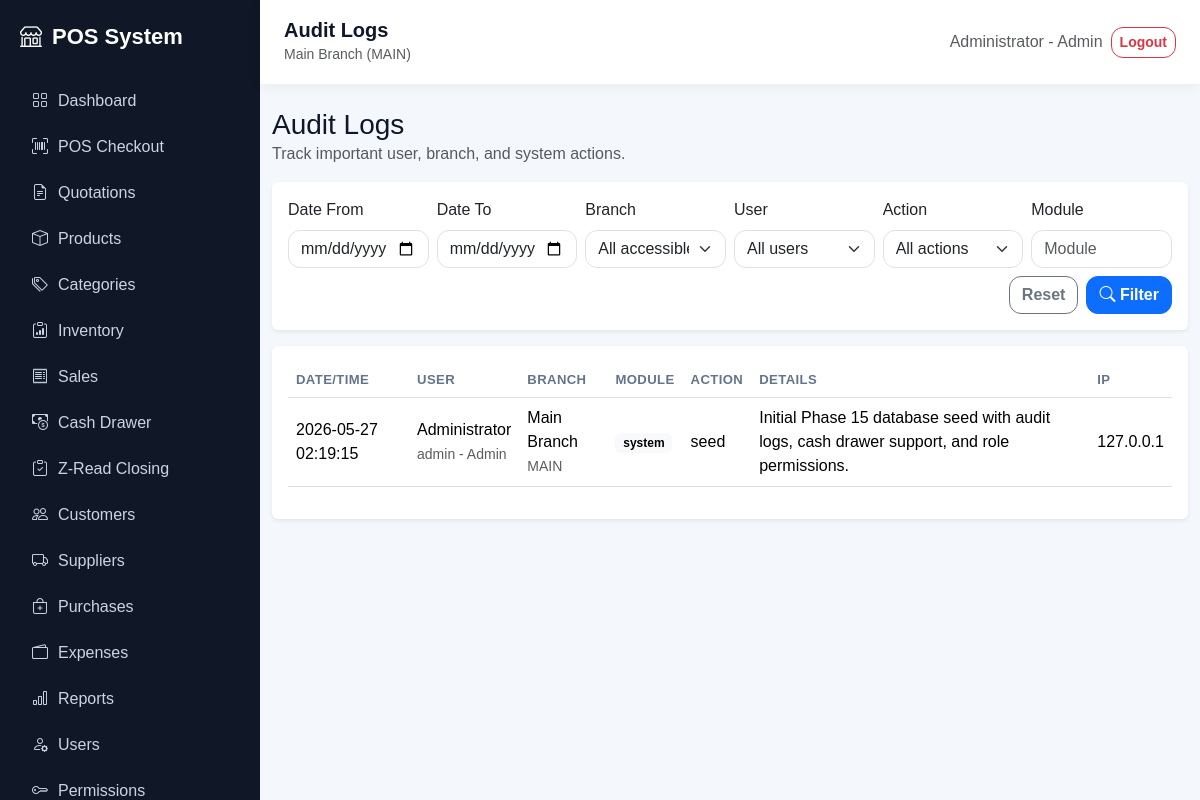
The page /audit/index.php (signed in) on the database its author committed.
### tables this page shows
CREATE TABLE audit_logs (
  id INT AUTO_INCREMENT PRIMARY KEY,
  branch_id INT NULL,
  user_id INT NULL,
  action VARCHAR(120) NOT NULL,
  module VARCHAR(80) NOT NULL,
  details TEXT NULL,
  ip_address VARCHAR(80) NULL,
  created_at TIMESTAMP DEFAULT CURRENT_TIMESTAMP,
  FOREIGN KEY (branch_id) REFERENCES branches(id) ON DELETE SET NULL,
  FOREIGN KEY (user_id) REFERENCES users(id) ON DELETE SET NULL
);

CREATE TABLE users (
  id INT AUTO_INCREMENT PRIMARY KEY,
  branch_id INT NULL,
  name VARCHAR(120) NOT NULL,
  username VARCHAR(80) NOT NULL UNIQUE,
  password VARCHAR(255) NOT NULL,
  role ENUM('Admin','Area Manager','Manager','Cashier') NOT NULL DEFAULT 'Cashier',
  is_active TINYINT(1) DEFAULT 1,
  created_at TIMESTAMP DEFAULT CURRENT_TIMESTAMP,
  FOREIGN KEY (branch_id) REFERENCES branches(id) ON DELETE SET NULL
);

CREATE TABLE branches (
  id INT AUTO_INCREMENT PRIMARY KEY,
  name VARCHAR(120) NOT NULL,
  code VARCHAR(50) NOT NULL UNIQUE,
  address VARCHAR(255),
  created_at TIMESTAMP DEFAULT CURRENT_TIMESTAMP
);

### config/app.php (called while the page is built, shortened)
<?php
function app_url(string $path = ''): string
{
    return BASE_URL . ltrim($path, '/');
}

### auth/session.php (called while the page is built, shortened)
<?php
require_once __DIR__ . '/../config/app.php';
function valid_user_roles(): array
{
    return ['Admin', 'Area Manager', 'Manager', 'Cashier'];
}
function fetch_all_branches(PDO $pdo): array
{
    $stmt = $pdo->query('SELECT id, name, code FROM branches ORDER BY name, id');
    return $stmt->fetchAll() ?: [];
}
function user_accessible_branches(PDO $pdo, int $userId, string $role, ?int $userBranchId): array
{
    if ($role === 'Admin') {
        return fetch_all_branches($pdo);
    }
    return [];
}
function session_accessible_branches(PDO $pdo): array
{
    $userId = (int)($_SESSION['user_id'] ?? 0);
    $role = $_SESSION['role'] ?? '';
    $stmt = $pdo->prepare('SELECT branch_id FROM users WHERE id = ? AND is_active = 1 LIMIT 1');
    $stmt->execute([$userId]);
    $user = $stmt->fetch();
    return user_accessible_branches($pdo, $userId, $role, null);
}

### audit/index.php (the view, shortened to what this page needs)
<?php
require_once __DIR__ . '/../config/database.php';
require_once __DIR__ . '/../auth/session.php';
$accessibleBranches = session_accessible_branches($pdo);
$accessibleBranchIds = array_map('intval', array_column($accessibleBranches, 'id'));
$module = trim($_GET['module'] ?? '');
$dateFrom = trim($_GET['date_from'] ?? '');
$dateTo = trim($_GET['date_to'] ?? '');
$where = [];
$params = [];
if ($accessibleBranchIds) {
    $placeholders = implode(',', array_fill(0, count($accessibleBranchIds), '?'));
    $where[] = '(a.branch_id IS NULL OR a.branch_id IN (' . $placeholders . '))';
    array_push($params, ...$accessibleBranchIds);
} else {
    $where[] = 'a.branch_id IS NULL';
}
$sql = '
    SELECT
        a.*,
        u.name AS user_name,
        u.username,
        u.role,
        b.name AS branch_name,
        b.code AS branch_code
    FROM audit_logs a
    LEFT JOIN users u ON u.id = a.user_id
    LEFT JOIN branches b ON b.id = a.branch_id
    WHERE ' . implode(' AND ', $where) . '
    ORDER BY a.created_at DESC
    LIMIT 300
';
$stmt = $pdo->prepare($sql);
$stmt->execute($params);
$logs = $stmt->fetchAll();
require_once __DIR__ . '/../includes/header.php';
?>
<div class="d-flex justify-content-between align-items-center mb-3">
    <div>
        <h3 class="mb-0">Audit Logs</h3>
        <div class="text-muted">Track important user, branch, and system actions.</div>
    </div>
</div>
<div class="card border-0 shadow-sm mb-3">
    <div class="card-body">
        <form class="row g-2 align-items-end" method="get" action="<?= app_url('audit/index.php') ?>">
            <div class="col-lg-2 col-md-4">
                <label class="form-label">Date From</label>
                <input type="date" class="form-control" name="date_from" value="<?= htmlspecialchars($dateFrom) ?>">
            </div>
            <div class="col-lg-2 col-md-4">
                <label class="form-label">Date To</label>
                <input type="date" class="form-control" name="date_to" value="<?= htmlspecialchars($dateTo) ?>">
            </div>
            <div class="col-lg-2 col-md-4">
                <label class="form-label">Branch</label>
                <select name="branch_id" class="form-select">
                    <option value="">All accessible</option>
                </select>
            </div>
            <div class="col-lg-2 col-md-4">
                <label class="form-label">User</label>
                <select name="user_id" class="form-select">
                    <option value="">All users</option>
                </select>
            </div>
            <div class="col-lg-2 col-md-4">
                <label class="form-label">Action</label>
                <select name="action" class="form-select">
                    <option value="">All actions</option>
                </select>
            </div>
            <div class="col-lg-2 col-md-4">
                <label class="form-label">Module</label>
                <input class="form-control" name="module" placeholder="Module" value="<?= htmlspecialchars($module) ?>">
            </div>
            <div class="col-12 d-flex justify-content-end gap-2">
                <a class="btn btn-outline-secondary" href="<?= app_url('audit/index.php') ?>">Reset</a>
                <button class="btn btn-primary">
                    <i class="bi bi-search"></i> Filter
                </button>
            </div>
        </form>
    </div>
</div>
<div class="card border-0 shadow-sm">
    <div class="card-body table-responsive">
        <table class="table table-hover align-middle">
            <thead>
                <tr>
                    <th>Date/Time</th>
                    <th>User</th>
                    <th>Branch</th>
                    <th>Module</th>
                    <th>Action</th>
                    <th>Details</th>
                    <th>IP</th>
                </tr>
            </thead>
            <tbody>
                <?php foreach ($logs as $log): ?>
                    <tr>
                        <td><?= htmlspecialchars($log['created_at']) ?></td>
                        <td>
                            <?php if ($log['user_name']): ?>
                                <?= htmlspecialchars($log['user_name']) ?>
                                <?php if (!empty($log['username'])): ?>
                                    <br><small class="text-muted"><?= htmlspecialchars($log['username']) ?> - <?= htmlspecialchars($log['role'] ?? '') ?></small>
                                <?php endif; ?>
                            <?php else: ?>
                                <span class="text-muted">Unknown</span>
                            <?php endif; ?>
                        </td>
                        <td>
                            <?php if ($log['branch_name']): ?>
                                <?= htmlspecialchars($log['branch_name']) ?>
                                <br><small class="text-muted"><?= htmlspecialchars($log['branch_code'] ?? '') ?></small>
                            <?php else: ?>
                                <span class="text-muted">-</span>
                            <?php endif; ?>
                        </td>
                        <td><span class="badge text-bg-light"><?= htmlspecialchars($log['module']) ?></span></td>
                        <td><?= htmlspecialchars($log['action']) ?></td>
                        <td><?= htmlspecialchars($log['details'] ?? '') ?></td>
                        <td><?= htmlspecialchars($log['ip_address'] ?? '') ?></td>
                    </tr>
                <?php endforeach; ?>
            </tbody>
        </table>
    </div>
</div>
<?php require_once __DIR__ . '/../includes/footer.php'; ?>

### assets/css/app.css (style rules this page uses)
:root { --sidebar:#101827; --primary:#2563eb; --bg:#f4f7fb; }
body { background: var(--bg); font-family: Arial, sans-serif; }
* { box-sizing: border-box; }
html { scroll-behavior: smooth; }
body { color: #0f172a; }
.card, .table-card, .soft-card, .stat-card { transition: transform .18s ease, box-shadow .18s ease; }
.table-responsive { border-radius: 16px; }
.table th { white-space: nowrap; font-size: .82rem; color: #64748b; text-transform: uppercase; letter-spacing: .03em; }
.form-control, .form-select, .btn { border-radius: 12px; }
.btn { font-weight: 600; }

### rows shown on the page
audit_logs: created_at "2026-05-27 02:19:15", user.name "Administrator", user.username "admin", user.role "Admin", branch.name "Main Branch", branch.code "MAIN", module "system", action "seed", details "Initial Phase 15 database seed with audit logs, cash drawer support, and role permissions.", ip_address "127.0.0.1"

### other values the page prints
$link['label'] "Dashboard"
$link['label'] "POS Checkout"
$link['label'] "Quotations"
$link['label'] "Products"
$link['label'] "Categories"
$link['label'] "Inventory"
$link['label'] "Sales"
$link['label'] "Cash Drawer"
$link['label'] "Z-Read Closing"
$link['label'] "Customers"
$link['label'] "Suppliers"
$link['label'] "Purchases"
$link['label'] "Expenses"
$link['label'] "Reports"
$link['label'] "Users"
